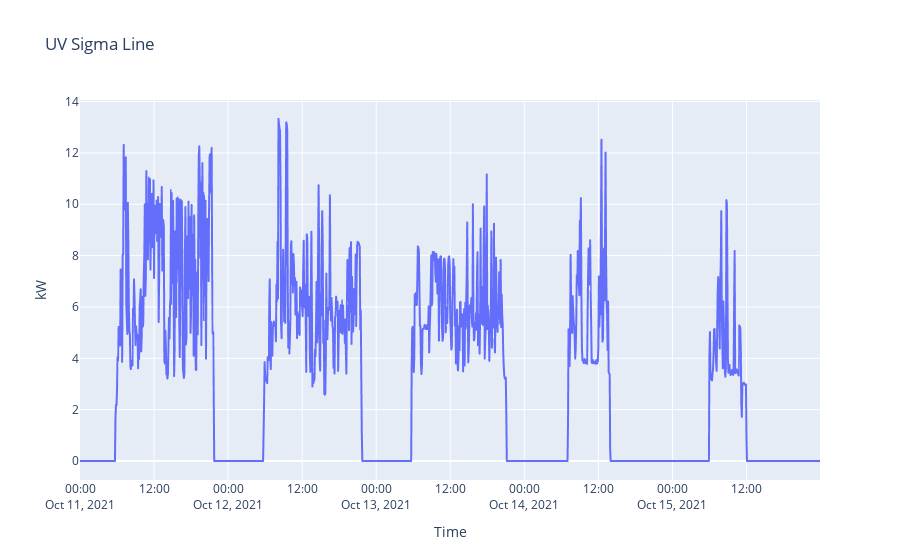

This figure's notebook cell:
### Code cell
px.line(
    x=druck_5T.index, y=druck_5T.kw, 
    title='UV Sigma Line',
    labels={
        'x': 'Time',
        'y': 'kW'
    },
    markers=False)

### Figure 1 — Plotly figure (JSON) as saved in the notebook; plotly's stock layout.template omitted (floating-point values rounded to 4 significant figures; data arrays with more than 128 entries replaced by an {"elided": "..."} marker saying what was removed)
{"data": [{"hovertemplate": "Time=%{x}<br>kW=%{y}<extra></extra>", "legendgroup": "", "line": {"color": "#636efa", "dash": "solid"}, "marker": {"symbol": "circle"}, "mode": "lines", "name": "", "showlegend": false, "type": "scattergl", "x": {"elided": "1440 str values"}, "xaxis": "x", "y": {"elided": "1440 float values"}, "yaxis": "y"}], "layout": {"legend": {"tracegroupgap": 0}, "title": {"text": "UV Sigma Line"}, "xaxis": {"anchor": "y", "domain": [0, 1], "title": {"text": "Time"}}, "yaxis": {"anchor": "x", "domain": [0, 1], "title": {"text": "kW"}}}}
